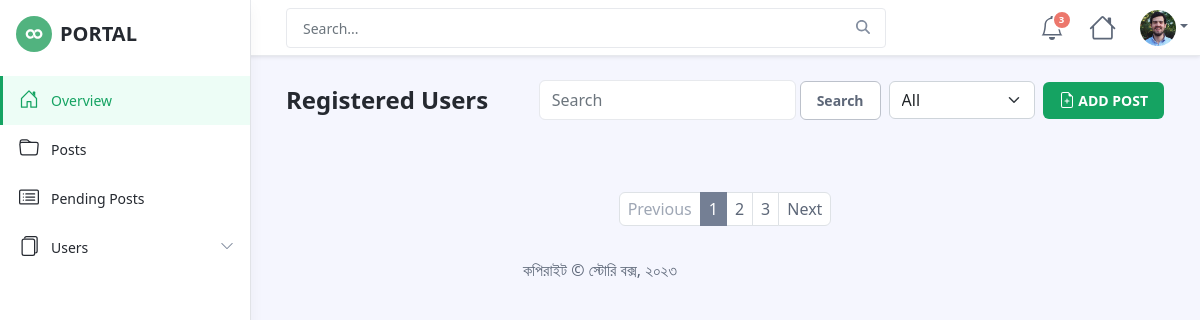
Page /admin/users.php on the earlier database version.
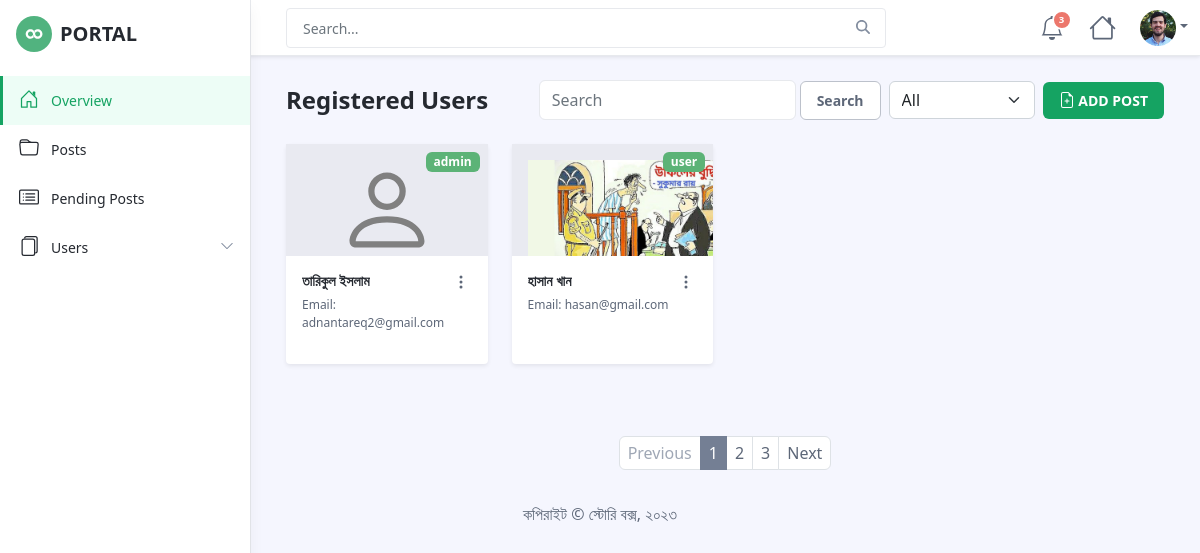
Same page on the later database version.
### tables this page shows
CREATE TABLE `users` (
  `user_id` int(11) NOT NULL,
  `username` varchar(255) NOT NULL,
  `user_type` text NOT NULL,
  `user_email` text NOT NULL,
  `user_image` text NOT NULL DEFAULT 'person.svg',
  `token` text NOT NULL,
  `first_name` text NOT NULL,
  `last_name` text NOT NULL,
  `password` varchar(255) NOT NULL,
  `date` int(11) NOT NULL,
  `status` text NOT NULL
);

### admin/users.php (the view, shortened to what this page needs)
<?php include 'includes/admin_header.php';
delete(); ?>
<div class="app-wrapper">
	<div class="app-content pt-3 p-md-3 p-lg-4">
		<div class="container-xl">
			<div class="row g-3 mb-4 align-items-center justify-content-between">
				<div class="col-auto">
					<h1 class="app-page-title mb-0">Registered Users</h1>
				</div>
				<?php include 'includes/option.php' ?>
				<div class="row g-4">
				<?php
					$query="SELECT * FROM users WHERE status='active'";
					$run=mysqli_query($connection,$query);
					while($data=mysqli_fetch_assoc($run)){
						?>
					<div class="col-6 col-md-4 col-xl-3 col-xxl-2">
						<div class="app-card app-card-doc shadow-sm h-100">
							<div style="overflow: hidden;" class="app-card-thumb-holder p-3">
								<img style="max-width:30vh" src="../images/<?php echo $data['user_image'] ?>" alt="img">
								<span class="badge bg-success"><?php echo $data['user_type'] ?></span>
								<a class="app-card-link-mask" href="#file-link"></a>
							</div>
							<div class="app-card-body p-3 has-card-actions">
								<h4 class="app-doc-title truncate mb-0"><a href="#file-link"><?php echo $data['first_name']." ".$data['last_name'] ?></a></h4>
								<div class="app-doc-meta">
									<p>Email: <?php echo $data['user_email'] ?></p>
								</div>
								<div class="app-card-actions">
									<div class="dropdown">
										<div class="dropdown-toggle no-toggle-arrow" data-bs-toggle="dropdown"
											aria-expanded="false">
											<svg width="1em" height="1em" viewBox="0 0 16 16"
												class="bi bi-three-dots-vertical" fill="currentColor"
												xmlns="http://www.w3.org/2000/svg">
												<path fill-rule="evenodd"
													d="M9.5 13a1.5 1.5 0 1 1-3 0 1.5 1.5 0 0 1 3 0zm0-5a1.5 1.5 0 1 1-3 0 1.5 1.5 0 0 1 3 0zm0-5a1.5 1.5 0 1 1-3 0 1.5 1.5 0 0 1 3 0z" />
											</svg>
										</div>
									</div>
								</div>
							</div>
						</div>
					</div>
					<?php }?>
				</div>
			</div>
		</div>
		<nav class="app-pagination mt-5">
			<ul class="pagination justify-content-center">
				<li class="page-item disabled">
					<a class="page-link" href="#" tabindex="-1" aria-disabled="true">Previous</a>
				</li>
				<li class="page-item active"><a class="page-link" href="#">1</a></li>
				<li class="page-item"><a class="page-link" href="#">2</a></li>
				<li class="page-item"><a class="page-link" href="#">3</a></li>
				<li class="page-item">
					<a class="page-link" href="#">Next</a>
				</li>
			</ul>
		</nav>
	</div>
<?php include 'includes/admin_footer.php'; ?>

Differences in the rows shown:
now on this page (row edited): users: user_image (picture), user_type "admin", first_name "তারিকুল", last_name "ইসলাম", user_email "adnantareq2@gmail.com"
added users: user_image (picture), user_type "user", first_name "হাসান", last_name "খান", user_email "hasan@gmail.com"
